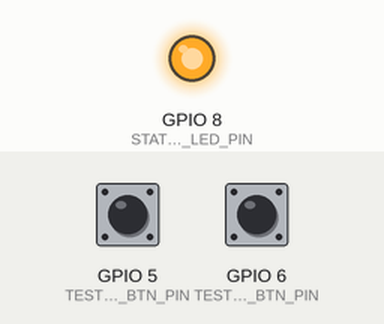
Simulated run of this sketch. Board: ESP32-C3. On the bench: output pins drawn as LEDs (lit = HIGH). Dashed ring = blinking. The test bench sets the inputs (shaded band); at power-on: GPIO 5 (TEST_POWER_BTN_PIN) HIGH, GPIO 6 (TEST_RESET_BTN_PIN) HIGH. Pins used as bus, display or sensor lines are not drawn; what the sketch prints to the serial monitor is not drawn.

Above: at 0.5 s.
At 2.2 s:
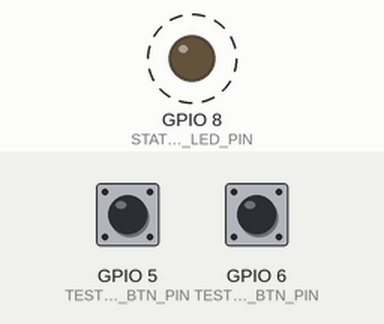
Timing chart, 0 to 3.0 s (numbered marks = the images above):
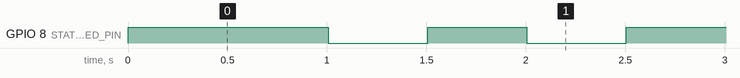

The sketch:

pc-ir-relay-test.ino
```cpp
/*
 * PC IR Remote — Relay test / troubleshooting build
 * NOT for normal use. Standalone sketch for exercising the relay outputs
 * without needing an IR remote. Based on pc-ir-remote.ino.
 *
 * BEHAVIOR:
 *   - Every AUTO_CYCLE_INTERVAL_MS, automatically pulses POWER then RESET,
 *     alternating, so you can confirm both relays click on their own.
 *   - Learn Power / Learn Reset buttons (GPIO5 / GPIO6) manually pulse the
 *     matching relay on demand, independent of the auto cycle — useful for
 *     confirming a specific relay/header wiring without waiting.
 *   - The onboard LED is lit for the exact duration of every relay pulse
 *     (auto or manual), so you get a visual heartbeat alongside the click.
 *
 * WIRING (same as pc-ir-remote.ino, IR receiver not used here):
 *   GPIO1 → relay coil trigger  (relay contacts → PWR_SW header)
 *   GPIO2 → relay coil trigger  (relay contacts → RST_SW header)
 *   Test Power btn → GPIO5  (other leg to GND, active-low)
 *   Test Reset btn → GPIO6  (other leg to GND, active-low)
 *
 * LIBRARIES: none beyond core Arduino/ESP32.
 */

// =============================================================================
// CONFIGURATION — edit these to match your hardware
// =============================================================================

#define RELAY_ACTIVE_ON_HIGH    false  // true = relay fires on HIGH, false = LOW
#define STATUS_LED_ACTIVE_ON_HIGH false

#define POWER_PIN                1      // relay coil trigger → PWR_SW header
#define RESET_PIN                2      // relay coil trigger → RST_SW header
#define TEST_POWER_BTN_PIN       5      // active-low, internal pull-up
#define TEST_RESET_BTN_PIN       6      // active-low, internal pull-up

// STATUS_LED_PIN options:
//   8   → onboard LED on ESP32-C3 SuperMini boards. NOTE: the Arduino
//         LED_BUILTIN macro resolves to GPIO7 for PlatformIO's "lolin_c3_mini"
//         board (genuine Wemos/Lolin pinout), which does NOT match the
//         SuperMini clone boards this project targets — use the literal 8.
//   -1  → no LED (disable all LED feedback)
#define STATUS_LED_PIN           8

#define PULSE_MS                 500    // relay pulse duration (ms)
#define DEBOUNCE_MS              20     // button debounce window (ms)
#define AUTO_CYCLE_INTERVAL_MS   1000   // auto pulse every N ms, alternating power/reset

// =============================================================================
// DERIVED VALUES — do not edit
// =============================================================================

#define RELAY_ON_LEVEL           (RELAY_ACTIVE_ON_HIGH ? HIGH : LOW)
#define RELAY_OFF_LEVEL          (RELAY_ACTIVE_ON_HIGH ? LOW : HIGH)
#define LED_ON                   (STATUS_LED_ACTIVE_ON_HIGH ? HIGH : LOW)
#define LED_OFF                  (STATUS_LED_ACTIVE_ON_HIGH ? LOW : HIGH)

// =============================================================================
// BUTTON HELPER
// Debounced edge-detection. Call justPressed() each loop — returns true once
// per physical press (falling edge only).
// =============================================================================

struct Button {
  uint8_t pin;
  bool stable;
  bool lastRaw;
  unsigned long debounceTime;

  void begin(uint8_t p) {
    pin = p;
    pinMode(pin, INPUT_PULLUP);
    stable = false;
    lastRaw = false;
    debounceTime = 0;
  }

  bool justPressed() {
    bool raw = (digitalRead(pin) == LOW);
    if (raw != lastRaw) {
      debounceTime = millis();
      lastRaw = raw;
    }
    if ((millis() - debounceTime) > DEBOUNCE_MS) {
      if (raw && !stable) { stable = true; return true; }
      if (!raw) stable = false;
    }
    return false;
  }
};

Button testPowerBtn;
Button testResetBtn;

unsigned long lastAutoTime = 0;
bool autoNextIsPower = true;

// =============================================================================
// LED
// =============================================================================

void ledSet(bool on) {
  if (STATUS_LED_PIN < 0) return;
  digitalWrite(STATUS_LED_PIN, on ? LED_ON : LED_OFF);
}

// =============================================================================
// RELAY
// pulseRelay blocks for PULSE_MS — intentional, simulates a real button press.
// =============================================================================

void relaySet(uint8_t pin, bool active) {
  digitalWrite(pin, active ? RELAY_ON_LEVEL : RELAY_OFF_LEVEL);
}

void pulseRelay(uint8_t pin, const char* label) {
  Serial.print("Pulsing "); Serial.println(label);
  relaySet(pin, true);
  ledSet(true);
  delay(PULSE_MS);
  relaySet(pin, false);
  ledSet(false);
  Serial.println("Done.");
}

void pulsePowerButton() { pulseRelay(POWER_PIN, "power button..."); }
void pulseResetButton() { pulseRelay(RESET_PIN, "reset button..."); }

// =============================================================================
// SETUP
// =============================================================================

void setup() {
  // Relay outputs — ensure relays are off before anything else
  pinMode(POWER_PIN, OUTPUT);
  pinMode(RESET_PIN, OUTPUT);
  relaySet(POWER_PIN, false);
  relaySet(RESET_PIN, false);

  // Status LED
  if (STATUS_LED_PIN >= 0) {
    pinMode(STATUS_LED_PIN, OUTPUT);
    ledSet(false);
  }

  // Test buttons
  testPowerBtn.begin(TEST_POWER_BTN_PIN);
  testResetBtn.begin(TEST_RESET_BTN_PIN);

  Serial.begin(115200);
  Serial.println("PC IR Remote — RELAY TEST build starting...");
  Serial.printf("Auto-cycling power/reset every %dms. Press test buttons to pulse on demand.\n",
                AUTO_CYCLE_INTERVAL_MS);

  lastAutoTime = millis();
  Serial.println("Ready.");
}

// =============================================================================
// MAIN LOOP
//   1. Manual test buttons — pulse the matching relay on demand
//   2. Auto cycle          — alternates power/reset every AUTO_CYCLE_INTERVAL_MS
// =============================================================================

void loop() {
  // 1. Manual button check
  if (testPowerBtn.justPressed()) pulsePowerButton();
  if (testResetBtn.justPressed()) pulseResetButton();

  // 2. Auto cycle
  if (millis() - lastAutoTime >= AUTO_CYCLE_INTERVAL_MS) {
    lastAutoTime = millis();
    if (autoNextIsPower) pulsePowerButton();
    else                 pulseResetButton();
    autoNextIsPower = !autoNextIsPower;
  }
}
```

Measured:
- by itself, GPIO 8 (STATUS_LED_PIN): alternates HIGH for 0.50 s and LOW for 0.50 s
